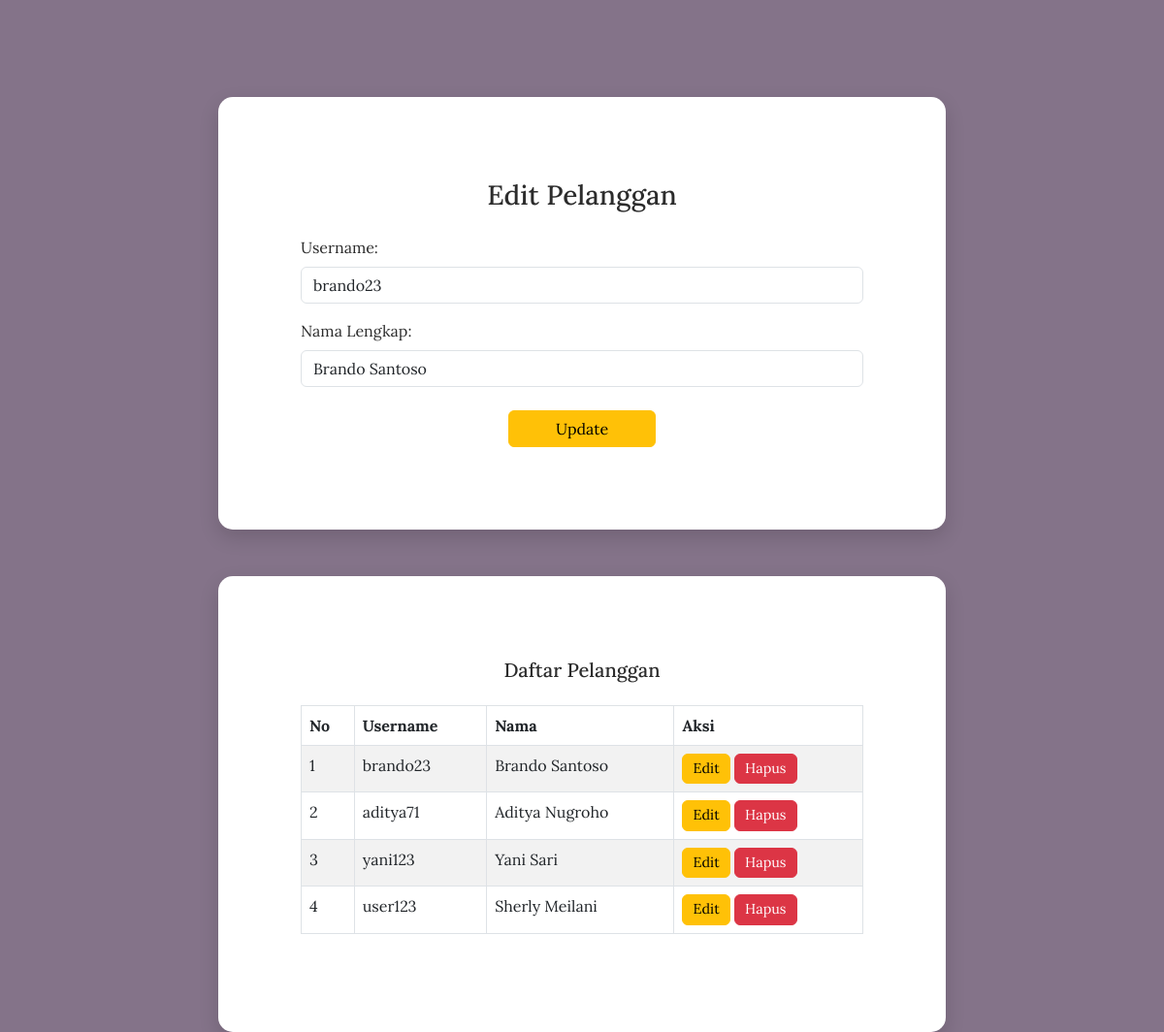
The app's page /tambah_pelanggan.php?edit=6 (signed in) with its own data.
### tables this page shows
CREATE TABLE `pelanggan` (
  `id_pelanggan` int(11) NOT NULL,
  `nama_pelanggan` varchar(100) DEFAULT NULL,
  `alamat` varchar(100) DEFAULT NULL,
  `daya` int(11) DEFAULT NULL,
  `id_user` int(11) DEFAULT NULL
);

CREATE TABLE `user` (
  `id_user` int(11) NOT NULL,
  `username` varchar(50) DEFAULT NULL,
  `password` varchar(255) DEFAULT NULL,
  `id_level` int(11) DEFAULT NULL
);

### tambah_pelanggan.php (the view, shortened to what this page needs)
<?php
include "koneksi.php";
$editMode = false;
$edit_username = "";
$edit_nama = "";
if (isset($_GET['edit'])) {
    $editMode = true;
    $edit_id = $_GET['edit'];
    $q = mysqli_query($koneksi, "SELECT user.username, pelanggan.nama_pelanggan
                                FROM user
                                JOIN pelanggan ON user.id_user = pelanggan.id_user
                                WHERE user.id_user = '$edit_id'");
    $dataEdit = mysqli_fetch_assoc($q);
    $edit_username = $dataEdit['username'];
    $edit_nama     = $dataEdit['nama_pelanggan'];
}
?>
<!DOCTYPE html>
<html lang="id">
<head>
    <link href="https://cdn.jsdelivr.net/npm/bootstrap@5.3.0/dist/css/bootstrap.min.css" rel="stylesheet">
</head>
<body>
<div class="d-flex flex-column justify-content-center align-items-center min-vh-100" style="padding-top: 100px;">
    <div class="form-box mb-5">
        <h3 class="text-center mb-4"><?= $editMode ? 'Edit Pelanggan' : 'Tambah Pelanggan' ?></h3>
        <form method="post">
            <div class="mb-3">
                <label class="form-label">Username:</label>
                <input type="text" name="username" class="form-control" required value="<?= $edit_username ?>">
            </div>
            <div class="mb-4">
                <label class="form-label">Nama Lengkap:</label>
                <input type="text" name="nama_pelanggan" class="form-control" required value="<?= $edit_nama ?>">
            </div>
            <div class="text-center">
                <?php if ($editMode): ?>
                    <button type="submit" name="update" class="btn btn-warning px-5">Update</button>
                <?php else: ?>
                    <button type="submit" name="simpan" class="btn btn-custom px-5">Simpan</button>
                <?php endif; ?>
            </div>
        </form>
    </div>
    <div class="table-box">
        <h5 class="mb-4 text-center">Daftar Pelanggan</h5>
        <table class="table table-bordered table-striped">
            <thead>
                <tr>
                    <th>No</th>
                    <th>Username</th>
                    <th>Nama</th>
                    <th>Aksi</th>
                </tr>
            </thead>
            <tbody>
                <?php
                $data = mysqli_query($koneksi, "
                    SELECT user.id_user, user.username, pelanggan.nama_pelanggan
                    FROM user
                    INNER JOIN pelanggan ON user.id_user = pelanggan.id_user
                    WHERE user.id_level = 2
                    ORDER BY user.id_user DESC
                ");
                $no = 1;
                while ($row = mysqli_fetch_assoc($data)) {
                    echo "<tr>
                            <td>{$no}</td>
                            <td>{$row['username']}</td>
                            <td>{$row['nama_pelanggan']}</td>
                            <td>
                                <a href='?edit={$row['id_user']}' class='btn btn-warning'>Edit</a>
                                <a href='?hapus={$row['id_user']}' class='btn btn-danger' onclick=\"return confirm('Yakin mau hapus pelanggan ini?')\">Hapus</a>
                            </td>
                          </tr>";
                    $no++;
                }
                ?>
            </tbody>
        </table>
    </div>
</div>
</body>
</html>

### tambah_pelanggan.php (style rules this page uses)
body { font-family: 'Lora', serif; background-color: #847389; color: #fff; }
.form-box, .table-box { background-color: #fff; color: #2c2c2c; border-radius: 15px; padding: 85px; box-shadow: 0 8px 20px rgba(0, 0, 0, 0.15); width: 100%; max-width: 750px; }
a.btn-danger, a.btn-warning { font-size: 0.9rem; padding: 4px 10px; }

### records on screen
pelanggan: username "brando23", nama_pelanggan "Brando Santoso", id_user.username "brando23"
pelanggan: id_user.username "aditya71", nama_pelanggan "Aditya Nugroho"
pelanggan: id_user.username "yani123", nama_pelanggan "Yani Sari"
pelanggan: id_user.username "user123", nama_pelanggan "Sherly Meilani"
